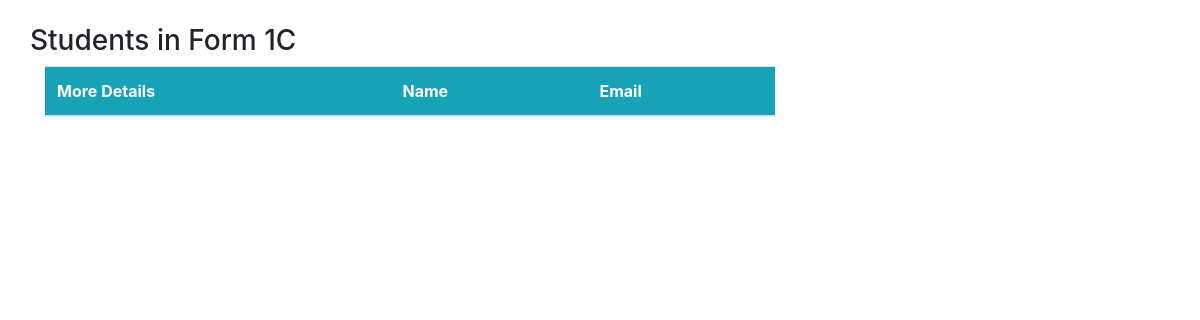
The page /form1c/ on the database as committed earlier.
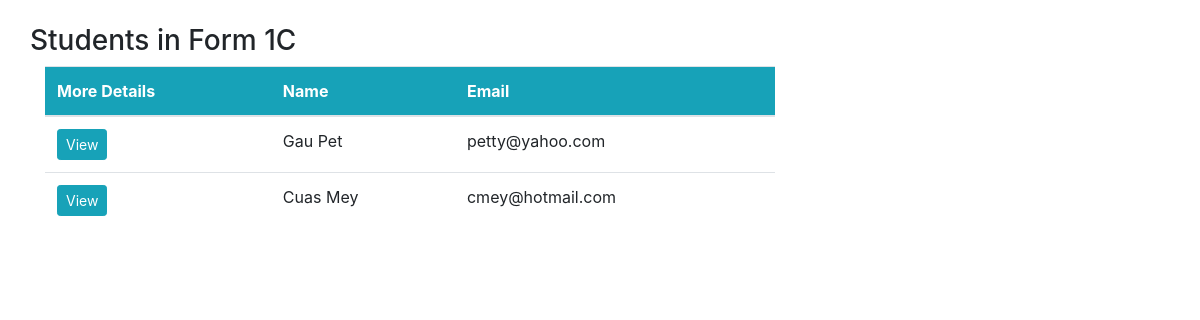
The same page on the database as committed later.
### app/models.py (models this page shows, shortened)
class Student(models.Model):
    name = models.CharField(max_length=20)
    email = models.EmailField()
    reg_num = models.CharField(max_length=3,null=True)
    date = models.DateTimeField(default=timezone.now)
    stream_name = models.ForeignKey(Stream, on_delete=models.CASCADE,null=True)
    photo = models.ImageField(upload_to='images/',null=True,blank=True)
    class Meta:
         ordering = ['-date']

### app/views.py (the view)
# urls.py: path('form1c/',views.formC,name='oneC'),
def formC(request):
      students = Student.objects.filter(stream_name__stream_name='Form 1C')
      return render(request, 'form1c.html',locals())

### app/templates/form1c.html (shortened to what this page needs)
{%extends 'base.html' %}
{% block content%}
  <div class="container">
    <div class="row my-4">
        <h3 style="text-align: center;">Students in Form 1C </h3>
        <div class="col-md-4"></div>
        <div class="col-md-8">
<table class="table bg-white">
  <thead class="bg-info">
    <tr class="text-white">
        <th scope="col">More Details</th>
        <th scope="col">Name</th>
      <th scope="col">Email</th>
    </tr>
  </thead>
  <tbody>
    <tr>
      {% for stu in students %}
      <th scope="row">
        <a class= "btn btn-info btn-sm" href="{% url 'student-det' stu.id %}">View</a>
      </th>
      <td>{{stu.name}}</td>
      <td>{{stu.email}}</td>
    </tr>
    {% endfor %}
  </tbody>
</table>
</div>
</div>
</div>
{% endblock %}

Rows that differ between the two databases and show on the page:
added Student: name "Gau Pet", email "petty@yahoo.com"
added Student: name "Cuas Mey", email "cmey@hotmail.com"
